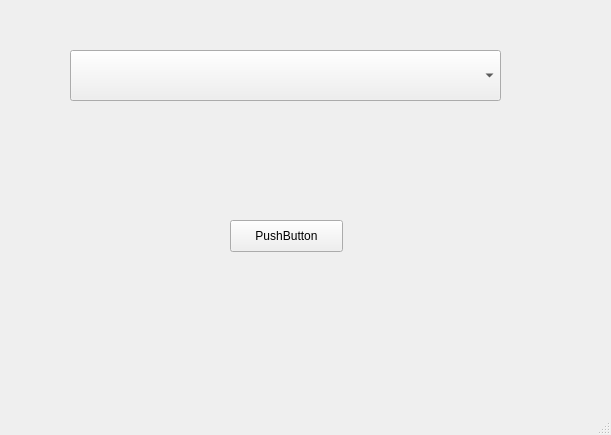
<?xml version="1.0" encoding="UTF-8"?>
<ui version="4.0">
 <class>MainWindow</class>
 <widget class="QMainWindow" name="MainWindow">
  <property name="geometry">
   <rect>
    <x>0</x>
    <y>0</y>
    <width>611</width>
    <height>435</height>
   </rect>
  </property>
  <property name="windowTitle">
   <string>MainWindow</string>
  </property>
  <widget class="QWidget" name="centralwidget">
   <widget class="QPushButton" name="pushButton">
    <property name="geometry">
     <rect>
      <x>230</x>
      <y>220</y>
      <width>113</width>
      <height>32</height>
     </rect>
    </property>
    <property name="text">
     <string>PushButton</string>
    </property>
   </widget>
   <widget class="QComboBox" name="comboBox">
    <property name="geometry">
     <rect>
      <x>70</x>
      <y>50</y>
      <width>431</width>
      <height>51</height>
     </rect>
    </property>
   </widget>
  </widget>
  <widget class="QMenuBar" name="menubar">
   <property name="geometry">
    <rect>
     <x>0</x>
     <y>0</y>
     <width>611</width>
     <height>24</height>
    </rect>
   </property>
  </widget>
  <widget class="QStatusBar" name="statusbar"/>
 </widget>
 <resources/>
 <connections/>
</ui>
